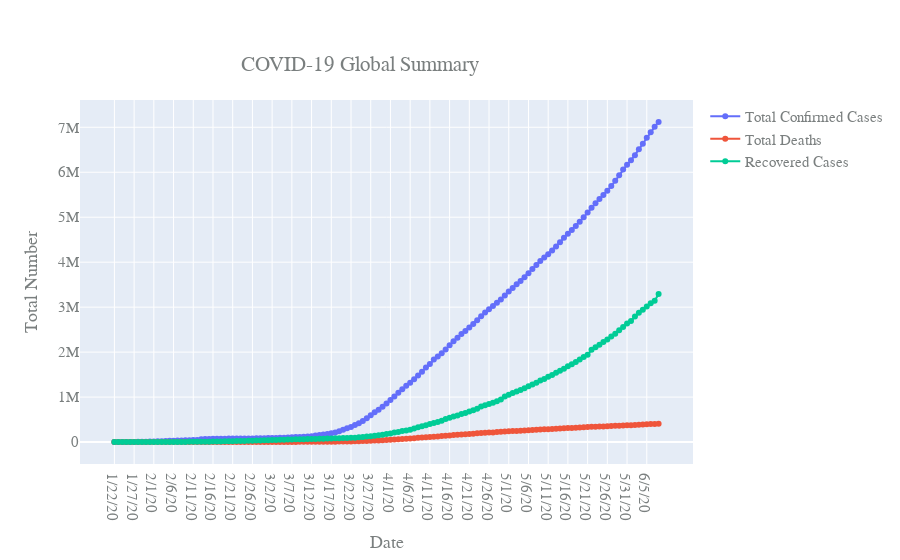

Notebook code for this chart:
### Code cell
fig = go.Figure()
fig.add_trace(go.Scatter(x=covid_cases_worldwide.index, y=covid_cases_worldwide['Total_worldwide'], mode='lines+markers', name="Total Confirmed Cases"))
fig.add_trace(go.Scatter(x=covid_deaths_worldwide.index, y=covid_deaths_worldwide['Total_worldwide'], mode='lines+markers', name="Total Deaths"))
fig.add_trace(go.Scatter(x=covid_recovered_worldwide.index, y=covid_recovered_worldwide['Total_worldwide'], mode='lines+markers', name="Recovered Cases"))
fig.update_layout(
    title={
        'text': "COVID-19 Global Summary",
        'y':0.9,
        'x':0.4},
    xaxis_title="Date",
    yaxis_title="Total Number",
    font=dict(
        family="monospace",
        size=15,
        color="#7a7f7f"
    )
)
fig.show()

### Figure 1 — Plotly figure (JSON) as saved in the notebook; plotly's stock layout.template omitted (floating-point values rounded to 4 significant figures; data arrays with more than 128 entries replaced by an {"elided": "..."} marker saying what was removed)
{"data": [{"mode": "lines+markers", "name": "Total Confirmed Cases", "type": "scatter", "x": {"elided": "139 str values"}, "y": {"elided": "139 int values"}}, {"mode": "lines+markers", "name": "Total Deaths", "type": "scatter", "x": {"elided": "139 str values"}, "y": {"elided": "139 int values"}}, {"mode": "lines+markers", "name": "Recovered Cases", "type": "scatter", "x": {"elided": "139 str values"}, "y": {"elided": "139 int values"}}], "layout": {"font": {"color": "#7a7f7f", "family": "monospace", "size": 15}, "title": {"text": "COVID-19 Global Summary", "x": 0.4, "y": 0.9}, "xaxis": {"title": {"text": "Date"}}, "yaxis": {"title": {"text": "Total Number"}}}}
